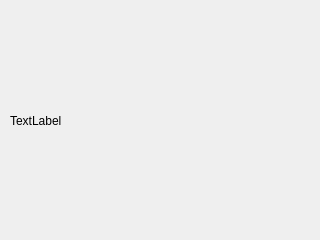
<?xml version="1.0" encoding="UTF-8"?>
<ui version="4.0">
 <class>Dialog</class>
 <widget class="QDialog" name="Dialog">
  <property name="geometry">
   <rect>
    <x>0</x>
    <y>0</y>
    <width>320</width>
    <height>240</height>
   </rect>
  </property>
  <property name="windowTitle">
   <string>Dialog</string>
  </property>
  <widget class="QLabel" name="label">
   <property name="geometry">
    <rect>
     <x>10</x>
     <y>10</y>
     <width>301</width>
     <height>221</height>
    </rect>
   </property>
   <property name="text">
    <string>TextLabel</string>
   </property>
  </widget>
 </widget>
 <resources/>
 <connections/>
</ui>
